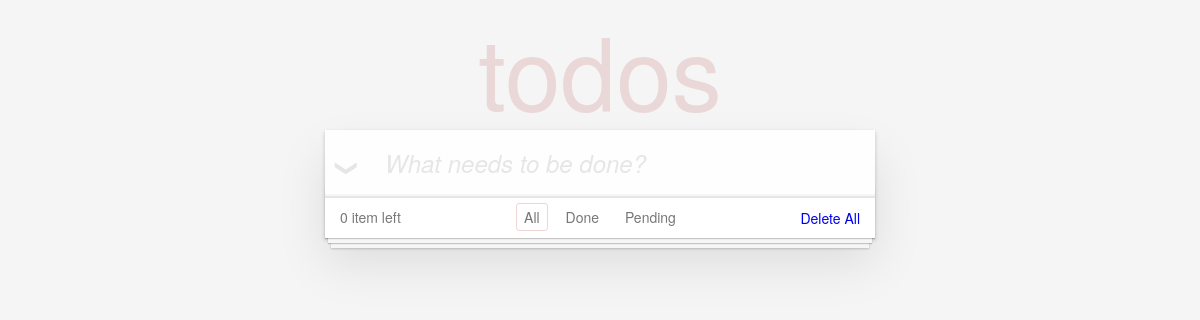
The page /todo/ on the database as committed earlier.
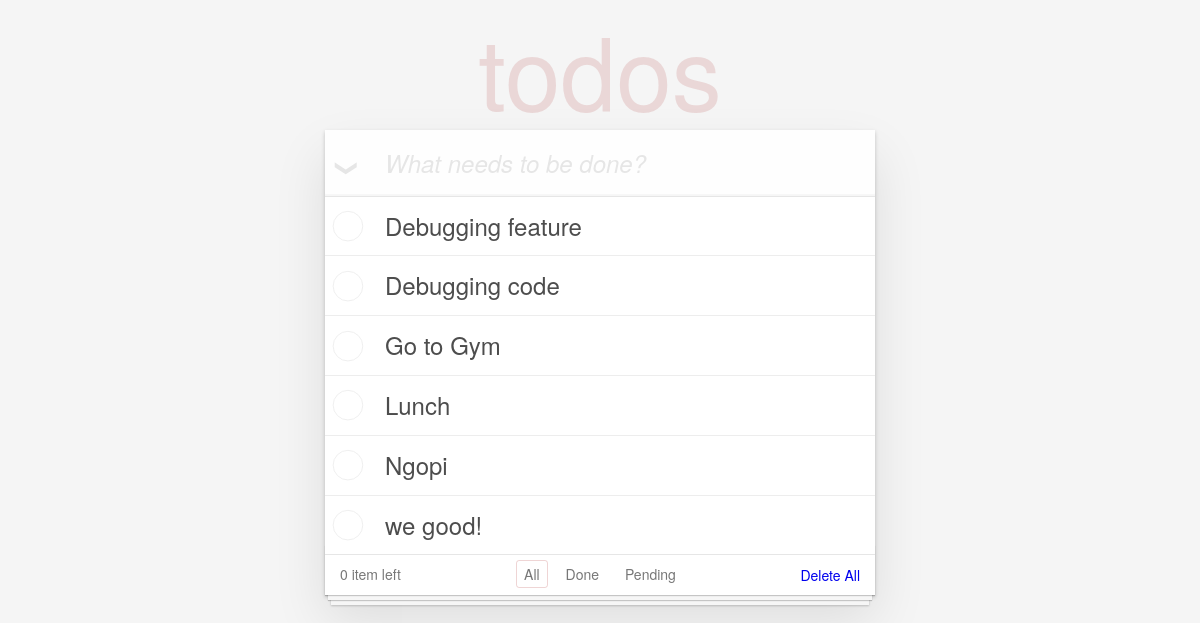
The same page on the database as committed later.
### todo/models.py (models this page shows, shortened)
class Todo(models.Model):
    title = models.TextField(max_length=200)
    status = models.BooleanField(default=False)

### todo/views.py (the view)
# urls.py: path('', views.index, name='index'),
def index(request):
    items = Todo.objects.order_by('-id')
    return render(request, 'todo/index.html', {'items': items})

### todo/templates/todo/index.html (shortened to what this page needs)
<!doctype html>
<html lang="en">
{% load static %}
	<head>
		<link rel="stylesheet" href="{% static 'todo/css/index.css' %}">
	</head>
	<body>
		<section class="todoapp">
			<header class="header">
				<h1>todos</h1>
				<form method="post" action="{% url 'create' %}">
					<input class="new-todo" placeholder="What needs to be done?" name="title" autofocus>
				</form>
			</header>
			<section class="main">
				<label for="toggle-all">Mark all as complete</label>
				<ul class="todo-list">
					{% if items %}
						{% for item in items %}
							<li {% if item.status %}class="completed"{% endif %}>
								<div class="view">
									<form method="post" action="{% url 'update' item.id %}">
										<label>{{ item.title }}</label>
									</form>
								</div>
							</li>
						{% endfor %}
					{% endif %}
				</ul>
			</section>
			<footer class="footer">
				<span class="todo-count"><strong>0</strong> item left</span>
				<ul class="filters">
					<li>
						<a {% if request.path == '/todo/' %}class="selected"{% endif %} href="{% url 'index' %}">All</a>
					</li>
					<li>
						<a {% if request.path == '/todo/done/' %}class="selected"{% endif %} href="{% url 'done' %}">Done</a>
					</li>
					<li>
						<a {% if request.path == '/todo/pending/' %}class="selected"{% endif %} href="{% url 'pending' %}">Pending</a>
					</li>
				</ul>
				<a href="{% url 'delete_all' %}" class="clear-completed">Delete All</a>
			</footer>
		</section>
	</body>
</html>

Rows that differ between the two databases and show on the page:
added Todo: title "Debugging feature"
added Todo: title "Debugging code"
added Todo: title "Go to Gym"
added Todo: title "Lunch"
added Todo: title "Ngopi"
added Todo: title "we good!"
